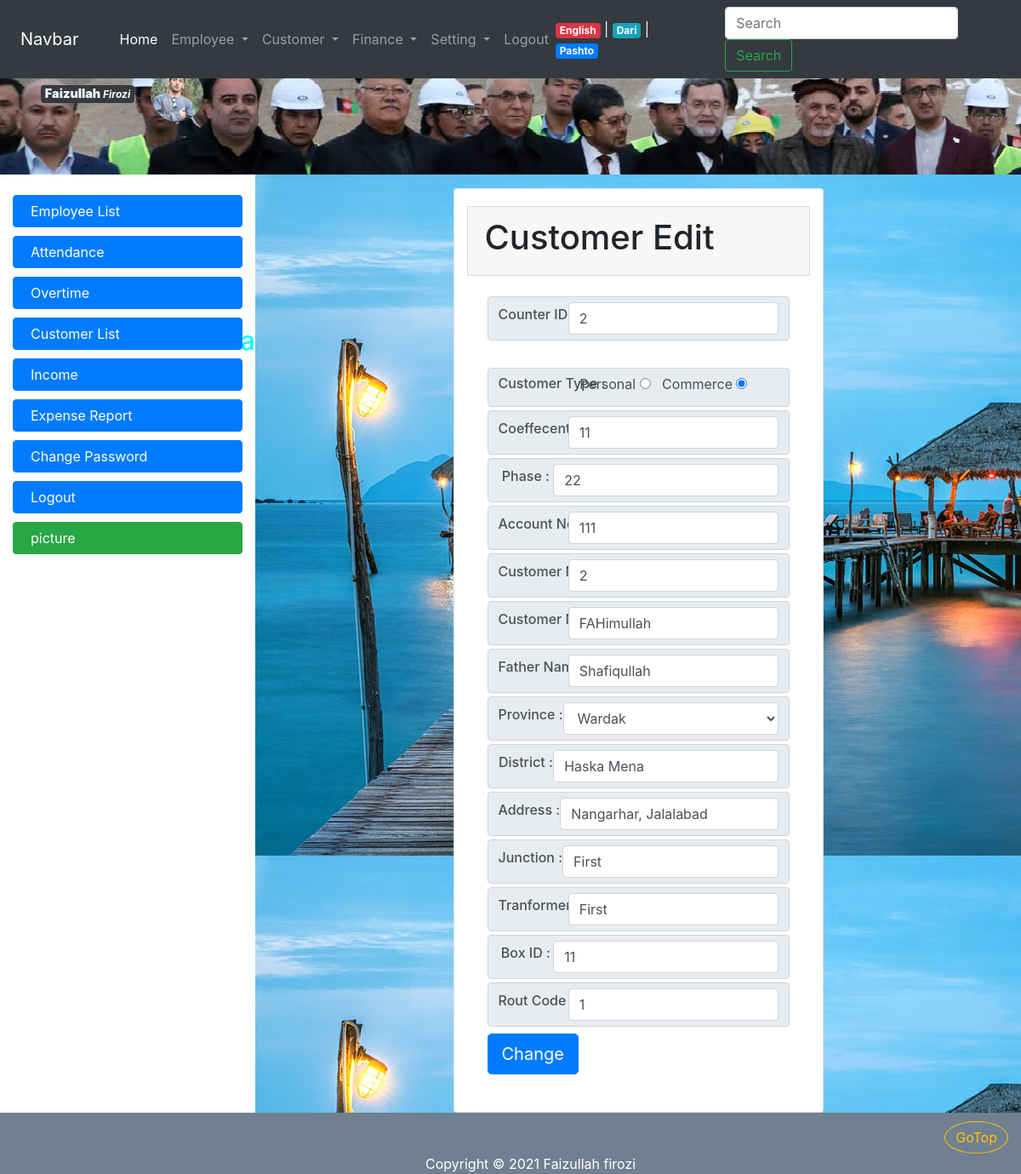
The page /customer_edit.php?counter_id=2 (signed in) on the database its author committed.
### tables this page shows
CREATE TABLE IF NOT EXISTS `employee` (
  `employee_id` int(11) NOT NULL AUTO_INCREMENT,
  `firstname` varchar(32) NOT NULL,
  `lastname` varchar(32) NOT NULL,
  `fathername` varchar(32) NOT NULL,
  `gender` tinyint(1) NOT NULL,
  `birth_year` int(11) NOT NULL,
  `nic` varchar(64) NOT NULL,
  `marital_status` tinyint(1) NOT NULL,
  `province_id` int(11) DEFAULT NULL,
  `district` varchar(64) NOT NULL,
  `address` varchar(255) DEFAULT NULL,
  `email` varchar(255) DEFAULT NULL,
  `degree_id` int(11) NOT NULL,
  `photo` varchar(128) DEFAULT NULL,
  `hire_date` date NOT NULL,
  `resign_date` date DEFAULT NULL,
  PRIMARY KEY (`employee_id`),
  UNIQUE KEY `nic` (`nic`),
  UNIQUE KEY `email` (`email`),
  KEY `employee_province_fk` (`province_id`),
  KEY `employee_degree_fk` (`degree_id`)
);

CREATE TABLE IF NOT EXISTS `counterbox` (
  `counter_id` int(11) NOT NULL,
  `customer_type` tinyint(1) NOT NULL,
  `coeffecent` int(11) NOT NULL,
  `phase` tinyint(4) NOT NULL,
  `account_no` int(11) NOT NULL,
  `customer_no` int(11) NOT NULL,
  `customer_name` varchar(128) NOT NULL,
  `father_name` varchar(32) DEFAULT NULL,
  `province_id` int(11) NOT NULL,
  `district` varchar(64) NOT NULL,
  `address` varchar(255) DEFAULT NULL,
  `junction` varchar(128) NOT NULL,
  `transformer` varchar(128) NOT NULL,
  `box_id` varchar(128) NOT NULL,
  `rout_code` varchar(255) NOT NULL,
  PRIMARY KEY (`counter_id`),
  KEY `province_counterbox_fk` (`province_id`)
);

### local/en.php (called while the page is built, shortened)
<?php
$banner_title = " Welcom To Breshna Compani Website ";
$menu_home = "Home";
$menu_employee = "Employee";
$menu_employee_list = "Employee List";
$menu_attendance = "Attendance";
$menu_overtime = "Overtime";
$menu_customer = "Customer";
$menu_finance = "Finance";
$menu_setting = "Setting";
$menu_change_password = "Change Password";
$menu_expense_report = "Expense Report";
$menu_customer_list = "Customer List";
$menu_income = "Income";
$menu_logout = "Logout";
$menu_lang_pashto = "Pashto";
$menu_lang_english = "English";
$menu_lang_dari = "Dari";
?>

### connection.php (called while the page is built, shortened)
<?php  ob_start();
			$server = "localhost";
			$username = "root";
			$password = "";
			$database = "breshna";
	$con = mysqli_connect($server, $username, $password);
	mysqli_select_db($con,$database);
	function getValue($value){
		global $con;
		return mysqli_real_escape_string($con, $value);
	}
?>

### customer_edit.php (the view, shortened to what this page needs)
<?php
        require_once("top.php");
        require_once("connection.php"); restrict(4,9,9,4);
  $customer = mysqli_query($con, "SELECT * FROM counterbox WHERE counter_id=" . getValue($_GET["counter_id"]));
  $row_customer = mysqli_fetch_assoc($customer);
  $province = mysqli_query($con, "SELECT * FROM province");
  $row_province = mysqli_fetch_assoc($province);
  ?>
     <div class="card card-body mt-3 col-lg-6 offset-lg-3" >
<div class="card card-header">
        <h1> Customer Edit </h1>
    </div>
    <div class="card-body">
<form method="post">
        <div class="input-group-text m-1">
                <span class="w-25 h6 ">
  Counter ID : </span>  <input autocomplete="off" value="<?= $row_customer["counter_id"]; ?>" class="form-control" type="text" name="counter_id" >
  </div>
  <br>
    <div class="input-group-text m-1">
                <span class="w-25 h6 ">
Customer Type : </span> &nbsp;&nbsp;&nbsp;
 <label> Personal <input <?php if($row_customer["customer_type"] == 0) { echo 'checked="checked"'; }  ?> type="radio" value="0" name="customer_type" > </label>
 &nbsp;&nbsp;&nbsp; <label> Commerce <input <?php if($row_customer["customer_type"] == 1) { echo 'checked="checked"'; }  ?>  type="radio" value="1" name="customer_type" > </label>
</div>
    <div class="input-group-text m-1">
                <span class="w-25 h6 ">
Coeffecent : </span> <input autocomplete="off" value="<?= $row_customer["coeffecent"]; ?>" class="form-control" type="text" name="coeffecent" >
</div>
    <div class="input-group-text m-1">
                <span class="w-25 h6 ">
Phase : </span> <input autocomplete="off" value="<?= $row_customer["phase"]; ?>" class="form-control" type="text" name="phase" >
</div>
    <div class="input-group-text m-1">
                <span class="w-25 h6 ">
Account No : </span> <input autocomplete="off" value="<?= $row_customer["account_no"]; ?>" class="form-control" type="text" name="account_no" >
</div>
    <div class="input-group-text m-1">
                <span class="w-25 h6 ">
Customer No : </span> <input autocomplete="off" value="<?= $row_customer["customer_no"]; ?>" class="form-control" type="text" name="customer_no" >
</div>
    <div class="input-group-text m-1">
                <span class="w-25 h6 ">
Customer Name : </span> <input autocomplete="off" value="<?= $row_customer["customer_name"]; ?>" class="form-control" type="text" name="customer_name" >
</div>
    <div class="input-group-text m-1">
                <span class="w-25 h6 ">
Father Name : </span> <input autocomplete="off" value="<?= $row_customer["father_name"]; ?>" class="form-control" type="text" name="father_name" >
</div>
    <div class="input-group-text m-1">
                <span class="w-25 h6 ">
Province : </span> <select class="form-control" name="province_id">
     <?php do { ?>
          <?php if($row_customer["province_id"] == $row_province["province_id"]) { ?>
               <option selected="selected" value="<?= $row_province["province_id"]; ?>" > <?= $row_province["province_name"]; ?>  </option>
          <?php } else { ?>
               <option value="<?= $row_province["province_id"]; ?>" > <?= $row_province["province_name"]; ?>  </option>
          <?php } ?>
     <?php } while ($row_province = mysqli_fetch_assoc($province)); ?>
</select>
</div>
    <div class="input-group-text m-1">
                <span class="w-25 h6 ">
District : </span> <input autocomplete="off" value="<?= $row_customer["district"]; ?>" class="form-control" type="text" name="district" >
</div>
    <div class="input-group-text m-1">
                <span class="w-25 h6 ">
Address : </span> <input autocomplete="off" value="<?= $row_customer["address"]; ?>" class="form-control" type="text" name="address" >
</div>
    <div class="input-group-text m-1">
                <span class="w-25 h6 ">
Junction : </span> <input autocomplete="off" value="<?= $row_customer["junction"]; ?>" class="form-control" type="text" name="junction" >
</div>
    <div class="input-group-text m-1">
                <span class="w-25 h6 ">
Tranformer : </span> <input autocomplete="off" value="<?= $row_customer["transformer"]; ?>" class="form-control" type="text" name="transformer" >
</div>
    <div class="input-group-text m-1">
                <span class="w-25 h6 ">
Box ID : </span> <input autocomplete="off" value="<?= $row_customer["box_id"]; ?>" class="form-control" type="text" name="box_id" >
</div>
    <div class="input-group-text m-1">
                <span class="w-25 h6 ">
Rout Code : </span> <input autocomplete="off" value="<?= $row_customer["rout_code"]; ?>" class="form-control" type="text" name="rout_code" >
</div>
<input class="btn btn-primary m-1 btn-lg" type="submit" value="Change">
</form>
</div>
</div>
<?php require_once("footer.php"); ?>

### top.php (shortened to what this page needs)
<?php
        if(isset($_SESSION["lang"])){
                 require_once($_SESSION["lang"]);
              }
              else {
                  require_once("local/en.php");
              }
?>
<!DOCTYPE html>
<html>
<head>
    <link rel="stylesheet" type="text/css" href="css/bootstrap.min.css">
    <link rel="stylesheet" type="text/css" href="css/bootstrap-grid.min.css">
    <link rel="stylesheet" type="text/css" href="css/bootstrap-reboot.min.css">
    <link  rel="stylesheet" type="text/css" href="cal/calendar-blue2.css"/>
    <link rel="stylesheet" type="text/css" href="css/style.css">
    <link rel="stylesheet" type="text/css" href="sliderengine/amazingslider-1.css">
</head>
<body>
    <div class="container col-lg-12 col-md-12 col-sm-12 col-xs-12">
        <div id="banner" class="row">
            <?php if(isset($_SESSION["login"])) { ?>
                <?php
                $server = "localhost";
                $username = "root";
                $password = "";
                $database = "breshna";
                $con = mysqli_connect($server, $username, $password);
                mysqli_select_db($con,$database);
                $photo = mysqli_query($con, "SELECT photo, firstname, lastname FROM employee WHERE employee_id=". $_SESSION["login"]);
                $row_photo = mysqli_fetch_assoc($photo);
                ?>
                <div class="mx-5 m-4"  >
    <span class="badge badge-dark" >
    <big ><b ><?php echo $row_photo["firstname"]; ?></b></big>
    <i ><?php echo $row_photo["lastname"]; ?></i>
</span>
                    <img class="rounded-circle col-lg-1 co-md-3 col-sm-2 col-xs-3 " src="<?php echo $row_photo["photo"]; ?>"  alt="د برښنا شرکت ویب سایټ ته ښه راغلاست">
                </div>
            <?php } ?>
            <h3 id="bannerh1" class="col-lg-8  col-md-7 col-sm-7 col-xs-12" ><marquee <?php if (isset($_SESSION["lang"]) && $_SESSION["lang"] != "local/en.php"){ echo 'direction="right"';  }; ?> > <?php echo $banner_title; ?> </marquee></h3>
    </div>
       <div id="menu" class="row fixed-top">
       <?php  if(isset($_SESSION["login"])) {  ?>
           <nav class="navbar navbar-expand-lg navbar-dark fixed-top bg-dark col-lg-12 ">
               <a  class="navbar-brand mx-4" href="#">Navbar</a>
               <div class="collapse navbar-collapse mx-3" id="navbarSupportedContent">
                   <ul class="navbar-nav mr-auto">
                       <li class="nav-item active">
                           <a class="nav-link" href="home.php"><?php echo $menu_home; ?><span class="sr-only">(current)</span></a>
                       </li>
                       <li class="nav-item dropdown">
                           <a class="nav-link dropdown-toggle" href="#" id="navbarDropdown" role="button" data-toggle="dropdown" aria-haspopup="true" aria-expanded="false">
                               <?php echo $menu_employee; ?>
                           </a>
                       </li>
                       <li class="nav-item dropdown">
                           <a class="nav-link dropdown-toggle" href="#" id="navbarDropdown" role="button" data-toggle="dropdown" aria-haspopup="true" aria-expanded="false">
                               <?php echo $menu_customer; ?>
                           </a>
                       </li>
                       <li class="nav-item dropdown">
                           <a class="nav-link dropdown-toggle" href="#" id="navbarDropdown" role="button" data-toggle="dropdown" aria-haspopup="true" aria-expanded="false">
                               <?php echo $menu_finance; ?>
                           </a>
                       </li>
                       <li class="nav-item dropdown">
                           <a class="nav-link dropdown-toggle" href="#" id="navbarDropdown" role="button" data-toggle="dropdown" aria-haspopup="true" aria-expanded="false">
                               <?php echo $menu_setting; ?>
                           </a>
                       </li>
                       <li class="nav-item">
                           <a class="nav-link" href="logout.php" ><?php echo $menu_logout; ?></a>
                       </li>
                   </ul>
                       <span class="nav-item text-light mr-5">
                           <a href="switch.php?lang=en" class="badge badge-danger"> <?php echo $menu_lang_english; ?> </a> |
                           <a href="switch.php?lang=dr" class="badge badge-info"> <?php echo $menu_lang_dari; ?> </a> |
                           <a href="switch.php?lang=ps" class="badge badge-primary"> <?php echo $menu_lang_pashto; ?> </a>
                       </span>
                   <form class="form-inline my-2 my-lg-0">
                       <input class="form-control mr-sm-2" type="search" placeholder="Search" aria-label="Search">
                       <button class="btn btn-outline-success my-1 my-sm-0" type="submit">Search</button>
                   </form>
               </div>
           </nav>
        <?php  } ?>
    </div>
    <div id="body" class="row">
        <?php if (isset($_SESSION["login"])) { ?>
        <div id="nav-bar" class="col-lg-3 col-md-3 col-sm-4 col-xs-12">
            <br>
            <a class="btn btn-primary" href="employee_list.php"><span class="glyphicon glyphicon-th-list"></span> <?php echo $menu_employee_list; ?></a>
            <a class="btn btn-primary" href="employee_attendance.php"><span class="glyphicon glyphicon-calendar"></span> <?php echo $menu_attendance; ?></a>
            <a class="btn btn-primary" href="employee_overtime.php"><span class="glyphicon glyphicon-time"></span><?php echo $menu_overtime; ?> </a>
            <a class="btn btn-primary" href="customer_list.php"><span class="glyphicon glyphicon-user"></span><?php echo $menu_customer_list; ?></a>
            <a class="btn btn-primary" href="#"><span class="glyphicon glyphicon-usd"></span><span class="glyphicon glyphicon-chevron-right"></span> <?php echo $menu_income; ?></a>
            <a class="btn btn-primary" href="#"><span class="glyphicon glyphicon-usd"></span><span class="glyphicon glyphicon-chevron-left"></span> <?php echo $menu_expense_report; ?></a>
            <a id="btn" class="btn btn-primary" href="change_password.php"><span class="glyphicon glyphicon-lock"></span> <?php echo $menu_change_password; ?> </a>
            <a id="btn" class="btn btn-primary" href="logout.php"><span class="glyphicon glyphicon-log-out"></span> <?php echo $menu_logout; ?> </a>
            <a class="btn btn-success" href="pic.php"><span class="glyphicon glyphicon-picture"></span> picture </a>
        </div>
        <?php }  ?>
        <?php if (isset($_SESSION["login"])) { ?>
        <div id="content" class="col-lg-9 col-md-9 col-sm-8 col-xs-12">
<?php } else { ?>
            <div id="content" class="col-lg-12 col-md-12 col-sm-12 col-xs-12">
                <?php  } ?>

### css/style.css (style rules this page uses)
* { margin: 0; padding: 0; }
.container { width: 100%; }
#banner { margin-top: 55px; height: 150px; background-image: url(../images/thems/Untitled.png); }
#bannerh1 { font-size: 30px; margin-top: -60px; color: aqua; }
#nav-bar { min-height: 500px; }
#nav-bar a { display: block; margin-bottom: 10px; text-align: left; padding-left: 20px; }
#content { min-height: 750px; background-image: url(../images/thems/img10.jpg); }

### rows shown on the page
employee: firstname "Faizullah", lastname "Firozi", photo (picture)
counterbox: counter_id "2", customer_type "☐ Personal", customer_type "☑ Commerce", coeffecent "11", phase "22", account_no "111", customer_no "2", customer_name "FAHimullah", father_name "Shafiqullah", district "Haska Mena", address "Nangarhar, Jalalabad", junction "First", transformer "First", box_id "11", rout_code "1"

### other values the page prints
$banner_title "Welcom To Breshna Compani Website"
$menu_home "Home"
$menu_employee "Employee"
$menu_customer "Customer"
$menu_finance "Finance"
$menu_setting "Setting"
$menu_logout "Logout"
$menu_lang_english "English"
$menu_lang_dari "Dari"
$menu_lang_pashto "Pashto"
$menu_employee_list "Employee List"
$menu_attendance "Attendance"
$menu_overtime "Overtime"
$menu_customer_list "Customer List"
$menu_income "Income"
